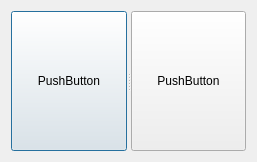
<?xml version="1.0" encoding="UTF-8"?>
<ui version="4.0">
 <class>Dialog</class>
 <widget class="QDialog" name="Dialog">
  <property name="geometry">
   <rect>
    <x>0</x>
    <y>0</y>
    <width>257</width>
    <height>162</height>
   </rect>
  </property>
  <property name="windowTitle">
   <string>Dialog</string>
  </property>
  <layout class="QHBoxLayout" name="horizontalLayout_2">
   <item>
    <widget class="QSplitter" name="splitter">
     <property name="orientation">
      <enum>Qt::Horizontal</enum>
     </property>
     <widget class="QPushButton" name="pushButton">
      <property name="text">
       <string>PushButton</string>
      </property>
     </widget>
     <widget class="QPushButton" name="pushButton_2">
      <property name="text">
       <string>PushButton</string>
      </property>
     </widget>
    </widget>
   </item>
  </layout>
 </widget>
 <resources/>
 <connections/>
</ui>
